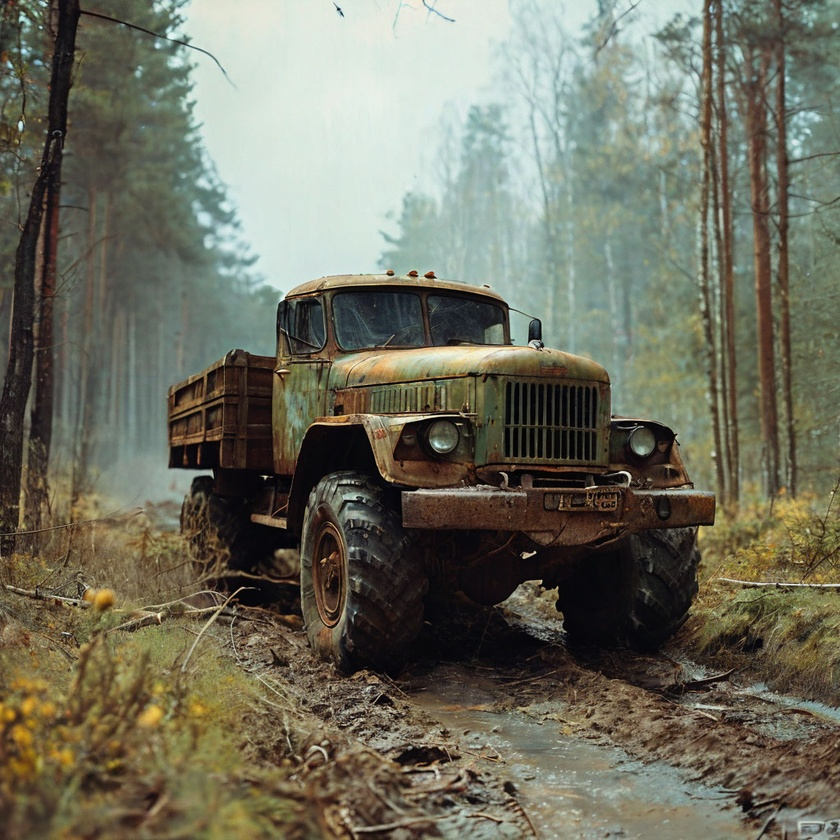
#> input picture 5.jpeg, 840 x 840 px, shrunk from 1024 x 1024 before the run
$ python main.py
#> lines starting #> are read from the running program, lines starting #| are printed output that depends on the picture
#Открытие изображения в openCV
#pip install opencv-python  -  установка библиотеки
import cv2

abc = cv2.imread(r"5.jpeg")
#> abc is the input picture: shape (840, 840, 3); mean B, G, R 94.3, 110.1, 110.6
mode = 0
b,g,r = cv2.split(abc)
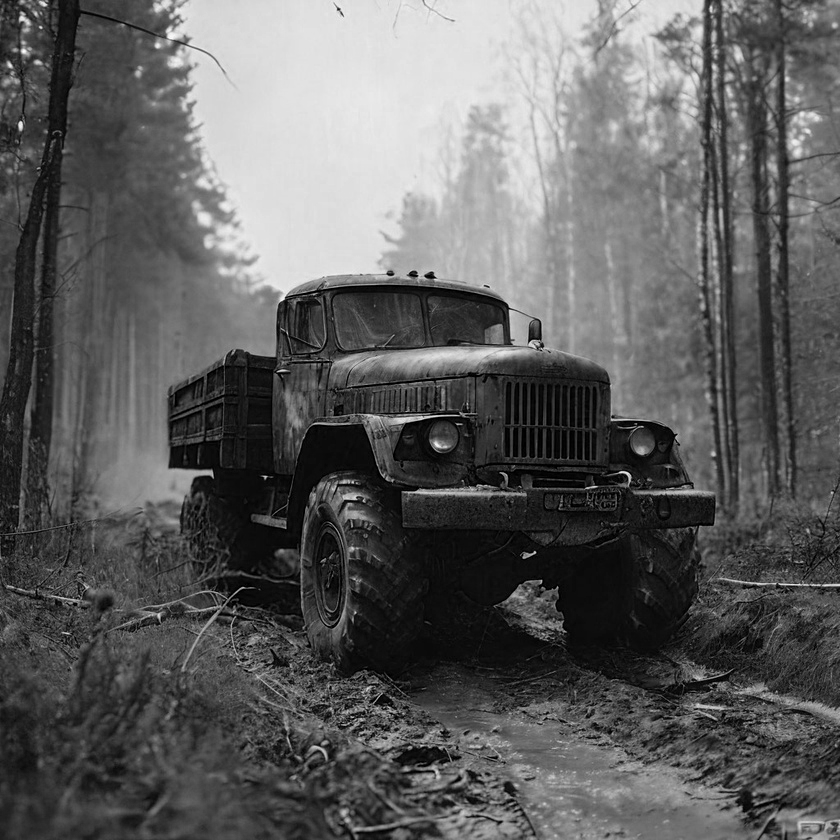
#> b: shape (840, 840); min 0, max 255, mean 94.3
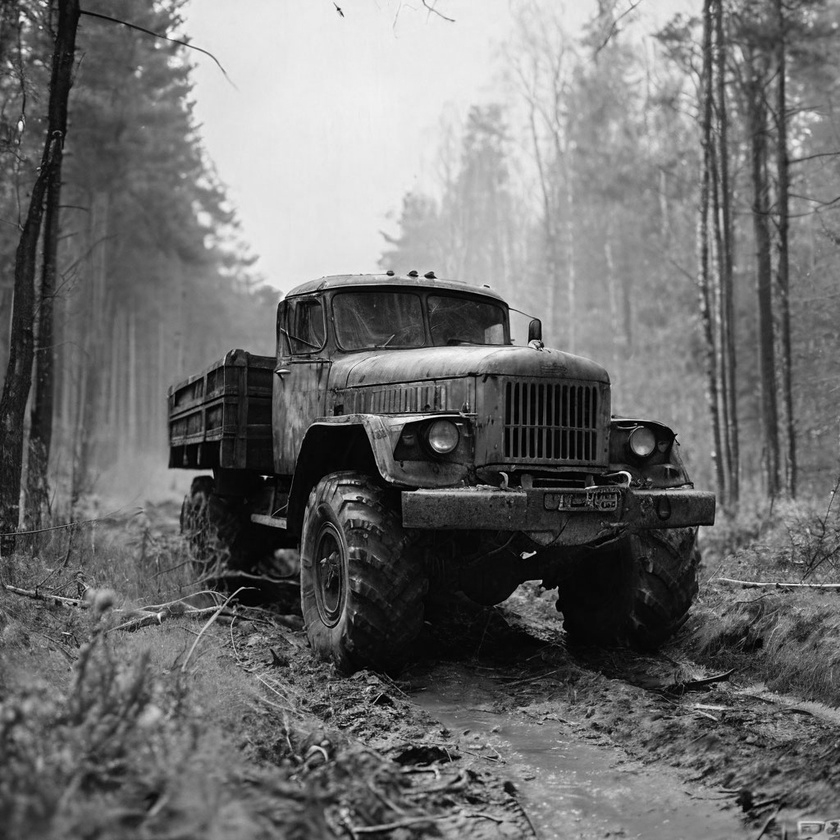
#> g: shape (840, 840); min 0, max 254, mean 110.1
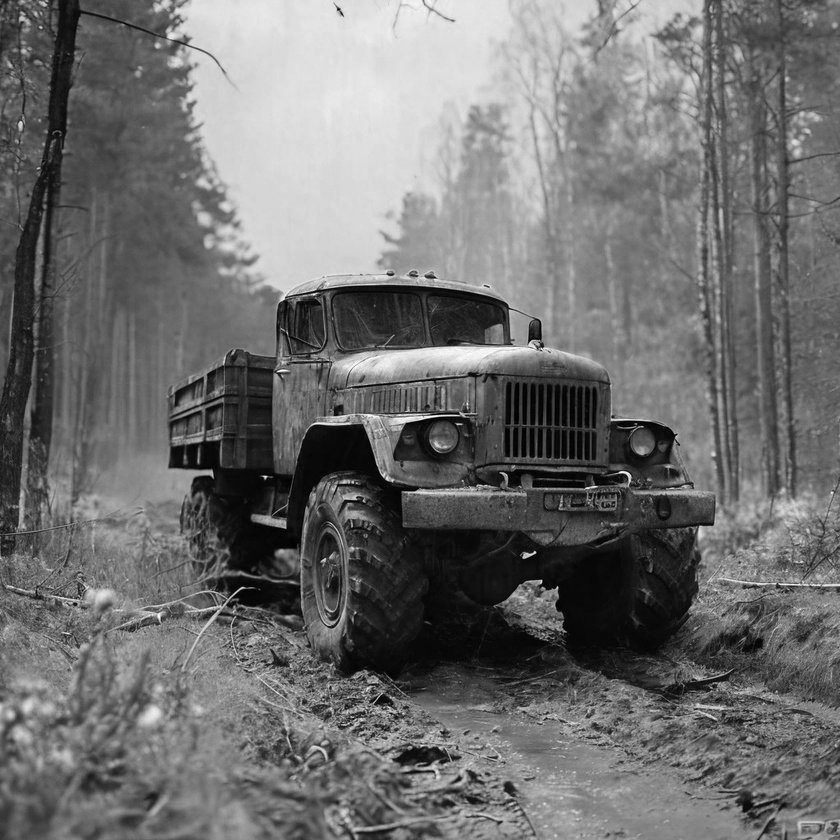
#> r: shape (840, 840); min 0, max 255, mean 110.6
while True:
    if(mode == 0):
        cv2.imshow("1",abc)
    elif(mode == 1):
        cv2.imshow("1",r)
    elif(mode == 2):
        cv2.imshow("1",g)
    elif(mode == 3):
        cv2.imshow("1",b)

    key = cv2.waitKey(33)
#> (key Esc is pressed here)
    print(key)
    if (key == 27):
        break
    elif(key == 114):
        mode = 1
    elif(key == 103):
        mode = 2
    elif(key == 98):
        mode = 3
    elif(key == 32):
        mode = 0
cv2.destroyAllWindows()

$ run again, with 1.jpeg copied over 5.jpeg
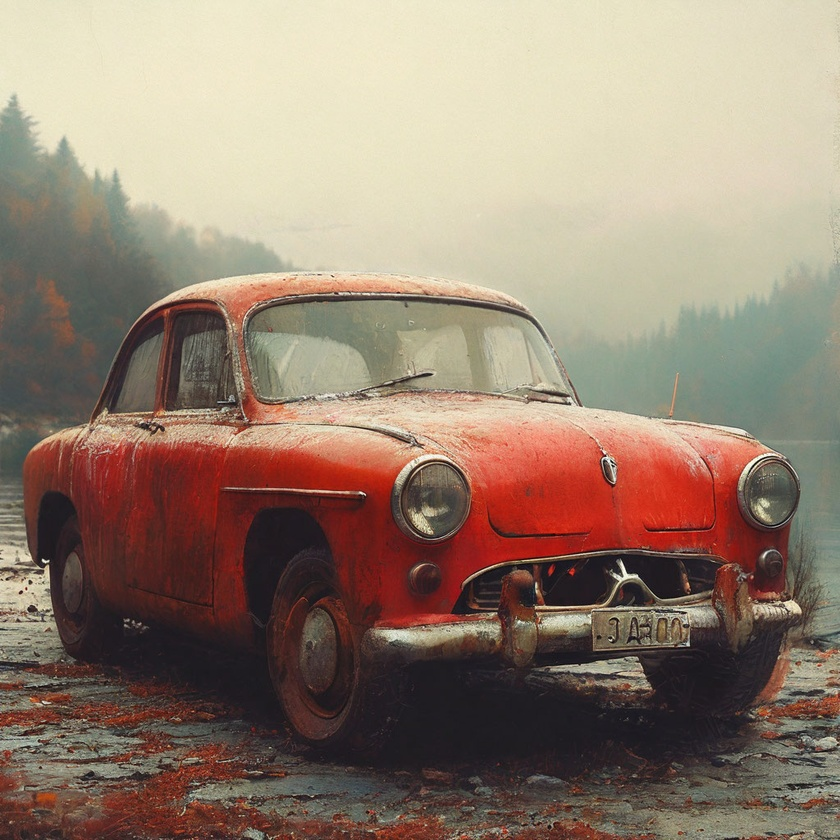
#> input picture 1.jpeg, 840 x 840 px, shrunk from 1024 x 1024 before the run
#> abc is the input picture: shape (840, 840, 3); mean B, G, R 112.3, 128.3, 147.8
#> `b,g,r = cv2.split(abc)`:
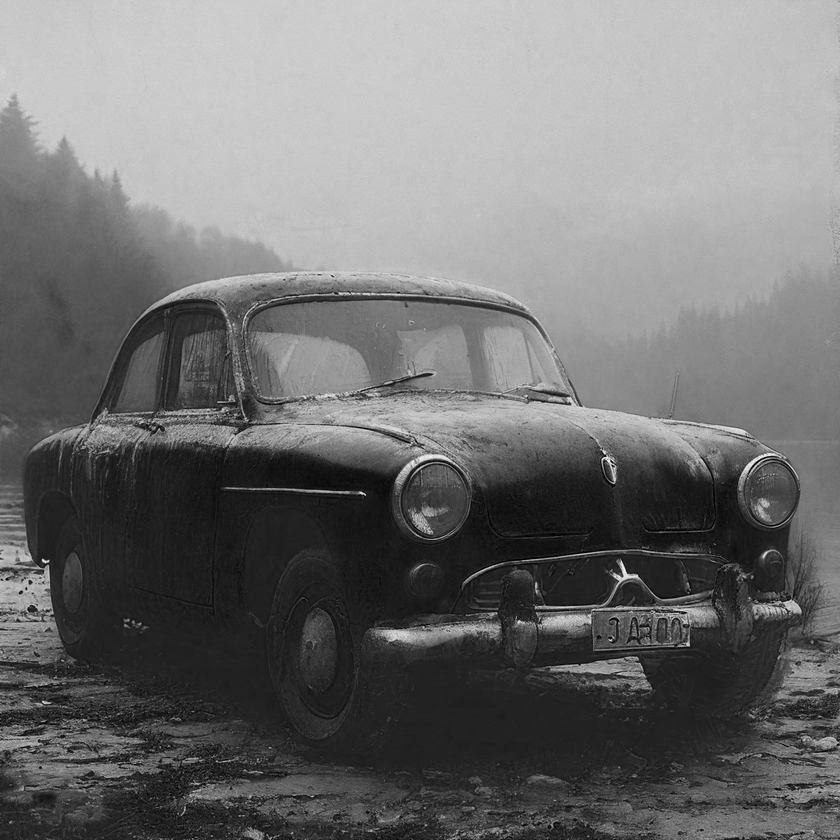
#> b: shape (840, 840); min 0, max 250, mean 112.3
#> `b,g,r = cv2.split(abc)`:
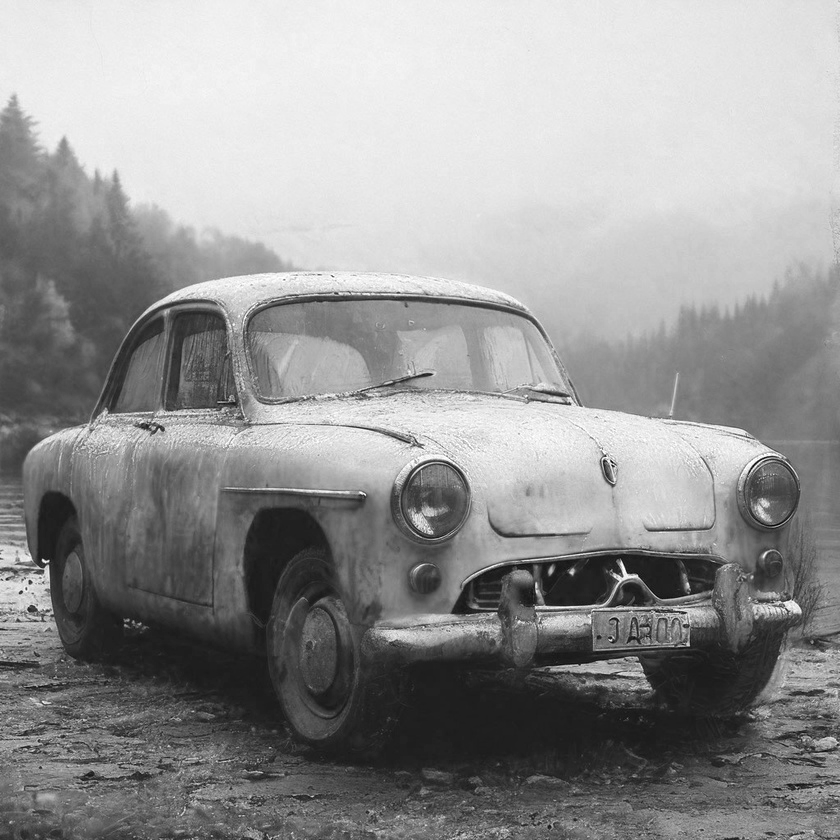
#> r: shape (840, 840); min 0, max 255, mean 147.8

$ run again, with 3.jpeg copied over 5.jpeg
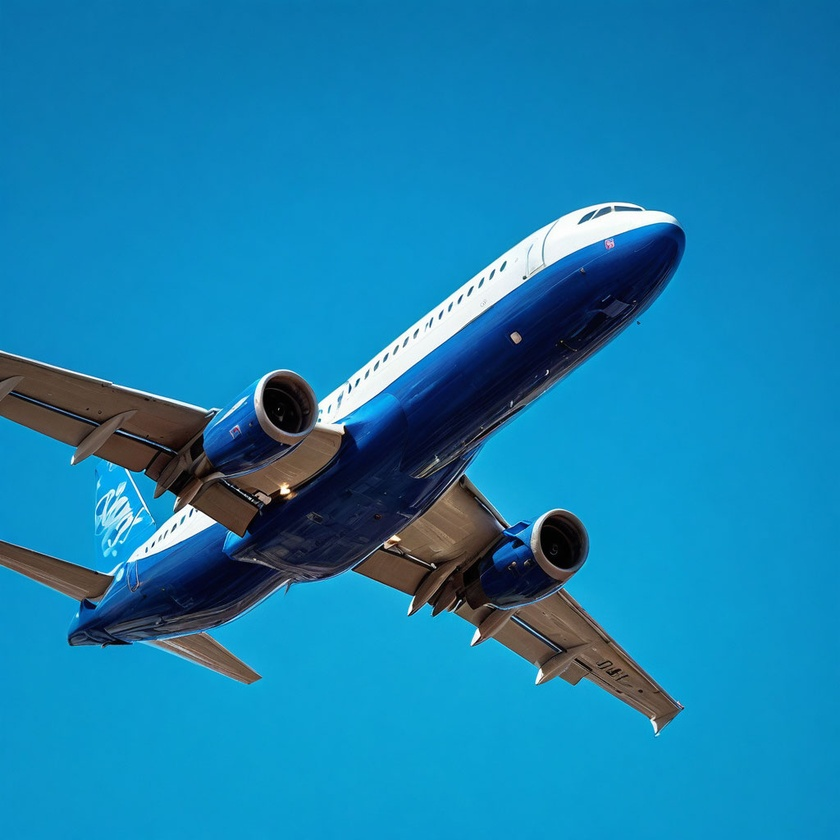
#> input picture 3.jpeg, 840 x 840 px, shrunk from 1024 x 1024 before the run
#> abc is the input picture: shape (840, 840, 3); mean B, G, R 176.2, 129.3, 23.4
#> `b,g,r = cv2.split(abc)`:
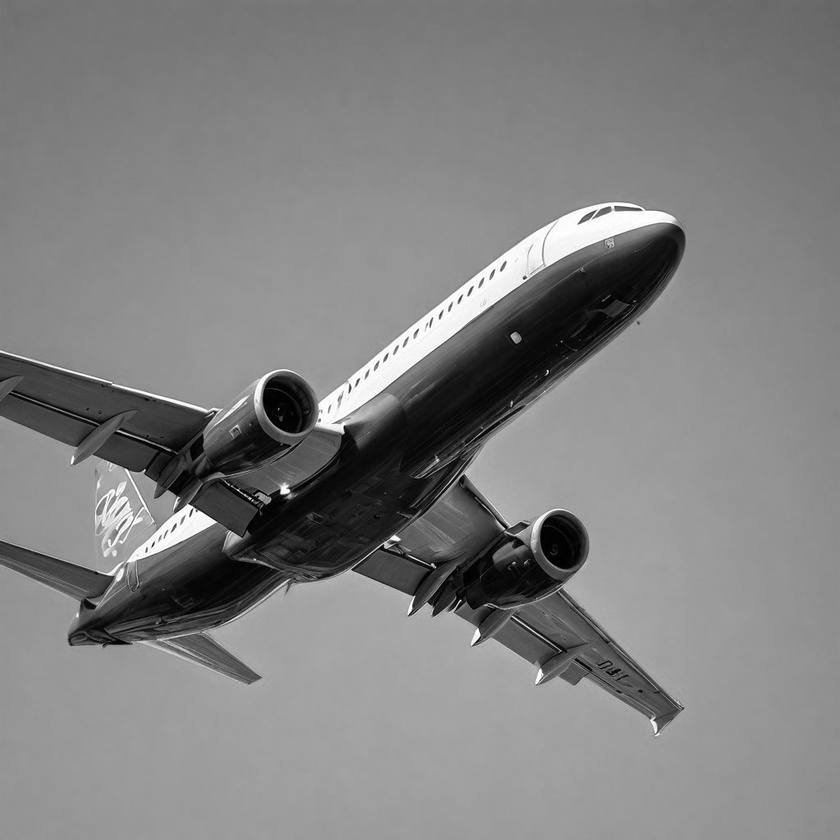
#> g: shape (840, 840); min 0, max 255, mean 129.3
#> `b,g,r = cv2.split(abc)`:
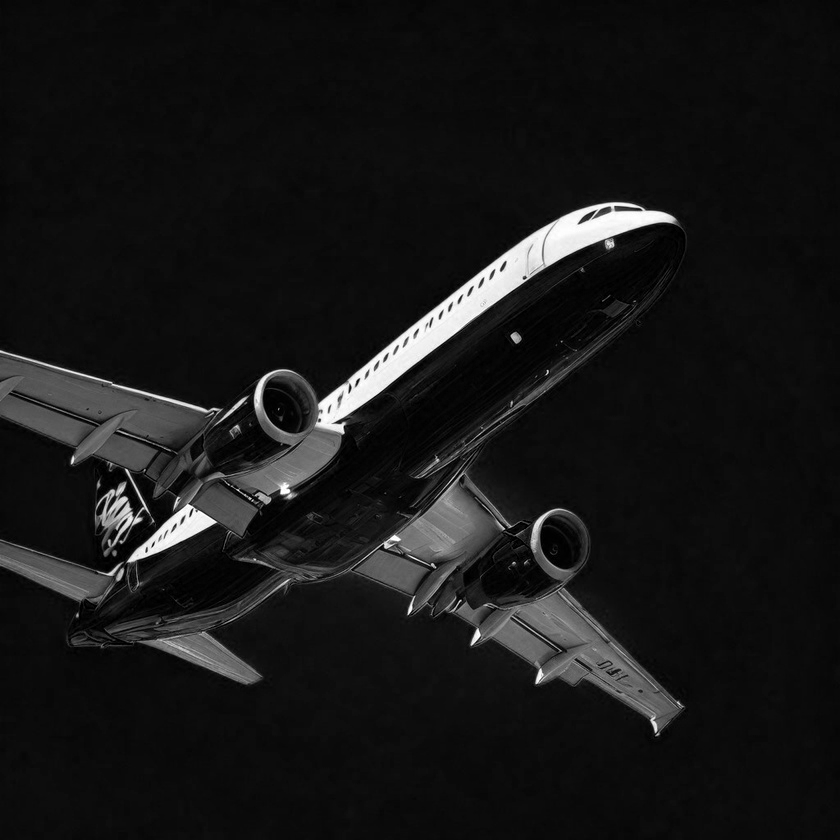
#> r: shape (840, 840); min 0, max 255, mean 23.4
